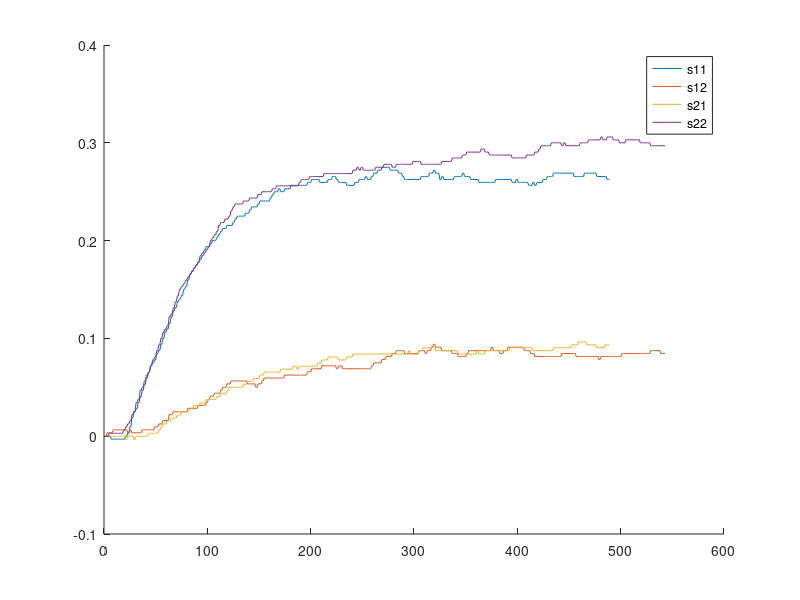

Write MATLAB code to recreate this figure. (Note: this script raises an error after producing the figure.)
clear all
load('Y1_skok_u1_20.txt')
load('Y2_skok_u1_20.txt')
load('Y2_skok_u2_20.txt')
load('Y1_skok_u2_20.txt')
s11 = Y1_skok_u1_20(15:end);
s21 = Y2_skok_u1_20(15:end);
s12 = Y1_skok_u2_20(7:end);
s22 = Y2_skok_u2_20(7:end);
s11 = s11 - s11(1);
s12 = s12 - s12(1);
s21 = s21 - s21(1);
s22 = s22 - s22(1);
du = 20;
s11 = s11/du;
s12 = s12/du;
s21 = s21/du;
s22 = s22/du;

figure;
hold on;
plot(s11);
plot(s12);
plot(s21);
plot(s22);
legend('s11','s12','s21','s22');

ssize = max(size(s11));
s = cell(0);
row = 2;
col = 2;
for i = 1 : ssize
    snew(1,1) = s11(i);
    snew(1,2) = s12(i);
    snew(2,1) = s21(i);
    snew(2,2) = s22(i);
    s = [s snew];
end
s30 = s(1:end);

nu = 2;
ny = 2;
lambda = [ 1 1];
psi = [ 1 1 ];
D = 430; %tak wychodzi mniej wiecej z rysunkow 
N = 140;
Nu = 40;
% [Ke15, Ku15] = gen_DMC_cheap(nu,ny,lambda,psi,s15,N,Nu,D);
[Ke30, Ku30] = gen_DMC_cheap(nu,ny,lambda,psi,s,N,Nu,D);

for i = 1 :length(Ku30)
    format longG
    Ku1 = "Ku1["+(i-1)+"] :=" + sprintf('%.6f',Ku30(1,i)) +";";
    dlmwrite('KU1.txt', Ku1, '-append');
%     writelines(Ku1,"KU1.txt",'WriteMode',"append");
end

for i = 1 :length(Ku30)
    format longG
    Ku2 = "Ku2["+(i-1)+"] :=" +sprintf('%.6f',Ku30(2,i)) + ";";
    dlmwrite('KU2.txt', Ku2, '-append');
% writelines(Ku2,"KU2.txt",'WriteMode',"append");
end
